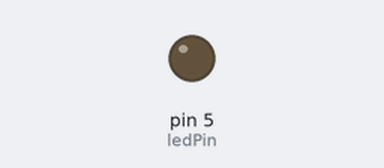
The sketch below on a simulated Arduino Uno, built with avr-gcc and run on an emulated ATmega328P. Parts: output pins drawn as LEDs (lit = HIGH). Random numbers use the default seed unless the sketch sets one.

Above: at 0.54 s.
At 37.76 s:
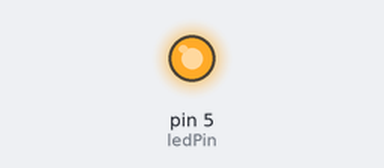
Timing chart, 0 to 40.0 s (numbered marks = the images above):
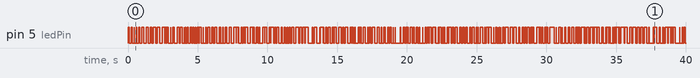

The sketch:

sketch_jan23_dynamic_blink.ino
```cpp
/* blinking LED with random delays between 1 until 200 milliseconds*/
const int ledPin = 5;

void setup() {
  pinMode(ledPin, OUTPUT);

}

void loop() {
  digitalWrite(ledPin, HIGH);
  delayRandomNumber();
  digitalWrite(ledPin, LOW);
  delayRandomNumber();

}

void delayRandomNumber() {
  const long time = random(1, 200);
  delay(time);
}
```

Measured:
- by itself, pin 5 (ledPin): LOW → HIGH at 0.00 s, → LOW 0.09 s later, → HIGH 0.12 s later, → LOW 0.09 s later, … (378 changes in this stretch)
